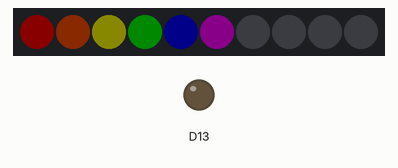
Bench run of a sketch on a simulated Adafruit Circuit Playground Express. Shown: 10 RGB LEDs in strip order, left to right, output pins drawn as LEDs (lit = HIGH). Dim RGB values are drawn brighter than linear.

Above: at 0.01 s.
At 0.76 s:
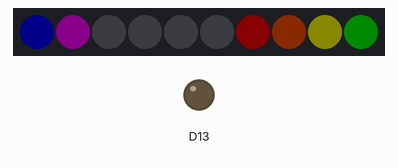

Measured:
- by itself, everything shown: repeats every 0.54 s, in 10 steps

The sketch:

rainbow-chaser.ino
```cpp
// (licence header left out)
#include <Adafruit_CircuitPlayground.h>

#define ROTATION_RATE   50    // lower is faster

// Define 10 colors here.
// Must be 10 entries.
// Use 0x000000 if you want a blank space.
uint32_t colors[] = {
  0xFF0000,
  0xFF5500,
  0xFFFF00,
  0x00FF00,
  0x0000FF,
  0xFF00FF,
  0x000000,
  0x000000,
  0x000000,
  0x000000
};

int colorIndex;
int startIndex;

///////////////////////////////////////////////////////////////////////////////
void setup() {
  CircuitPlayground.begin();

  // Make it bright!
  CircuitPlayground.setBrightness(10);

  // Start at the beginning
  startIndex = 0;
}


///////////////////////////////////////////////////////////////////////////////
void loop() {
  // Turn off all the NeoPixels
  CircuitPlayground.clearPixels();

  // Loop through and set pixels
  colorIndex = startIndex;
  for (int pixel=0; pixel<10; pixel++) {
    CircuitPlayground.setPixelColor(pixel, colors[colorIndex]);
    colorIndex++;
    if (colorIndex > 9) colorIndex = 0;
  }

  // Increment start index into color array
  startIndex++;

  // Check value and reset if necessary
  if (startIndex > 9) startIndex = 0;

  // Wait a little bit so we don't spin too fast
  delay(ROTATION_RATE);
}
```
